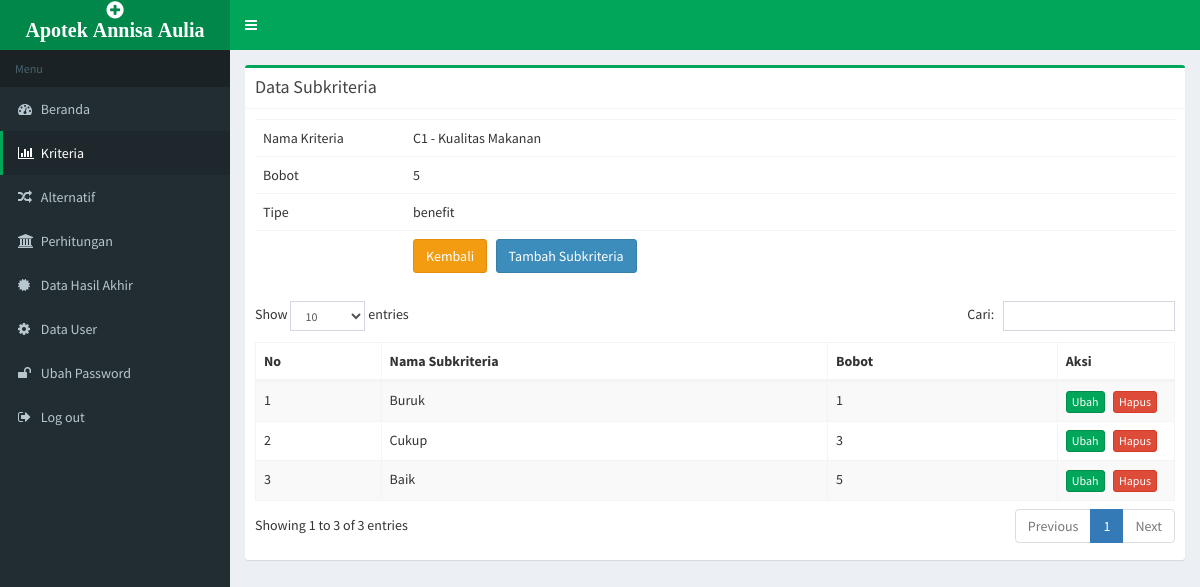
Screenshot of /index.php?page=subkriteria&idk=1 (signed in) with the database file from the repository.
### tables this page shows
CREATE TABLE `kriteria` (
  `id_kriteria` int(5) NOT NULL,
  `kode_kriteria` varchar(5) NOT NULL,
  `nama_kriteria` varchar(50) NOT NULL,
  `bobot` int(5) NOT NULL,
  `tipe` enum('cost','benefit') NOT NULL
);

CREATE TABLE `subkriteria` (
  `id_subkriteria` int(5) NOT NULL,
  `id_kriteria` int(5) NOT NULL,
  `nama_subkriteria` varchar(50) NOT NULL,
  `bobot` int(5) NOT NULL
);

### subkriteria.php (the view, shortened to what this page needs)
<?php
$id_kriteria=$_GET['idk'];
$link_kriteria='?page=kriteria';
$link_update='?page=update_subkriteria&idk='.$id_kriteria;
$r_kriteria=mysqli_fetch_array(mysqli_query($con,"select * from kriteria where id_kriteria='".$id_kriteria."'"));
$kode_kriteria=$r_kriteria['kode_kriteria'];
$nama_kriteria=$r_kriteria['nama_kriteria'];
$bobot=$r_kriteria['bobot'];
$tipe=$r_kriteria['tipe'];
$list_data='';
$q="select * from subkriteria where id_kriteria=".$id_kriteria." order by id_subkriteria";
$q=mysqli_query($con,$q);
if(mysqli_num_rows($q) > 0){
	while($r=mysqli_fetch_array($q)){
		$id=$r['id_subkriteria'];
		$list_data.='
		<tr>
		<td></td>
		<td>'.$r['nama_subkriteria'].'</td>
		<td>'.$r['bobot'].'</td>
		<td>
		<a href="'.$link_update.'&amp;id='.$id.'&amp;action=edit" class="btn btn-success btn-xs" title="Ubah">Ubah</a> &nbsp;
		<a href="#" data-href="'.$link_update.'&amp;id='.$id.'&amp;action=delete" data-toggle="modal" data-target="#confirm-delete" class="btn btn-danger btn-xs" title="Hapus">Hapus</a></td>
		</tr>';
	}
}
?>
<div class="box box-success">
	<div class="box-header with-border">
		<h3 class="box-title">Data Subkriteria</h3>
	</div>
	<div class="box-body">
		<div class="table-responsive">
			<table class="table" >
				<tr>
					<td width="150">Nama Kriteria</td>
					<td><?php echo $kode_kriteria." - ".$nama_kriteria;?></td>
				</tr>
				<tr>
					<td width="150">Bobot </td>
					<td><?php echo $bobot;?></td>
				</tr>
				<tr>
					<td width="150">Tipe </td>
					<td><?php echo $tipe;?></td>
				</tr>
				<tr>
					<td></td>
					<td>
						<a href="<?php echo $link_kriteria;?>" class="btn btn-warning">Kembali</a> &nbsp;
						<a href="<?php echo $link_update;?>" class="btn btn-primary">Tambah Subkriteria</a>
					</td>
				</tr>
			</table>
		</div>
		<div class="table-responsive">
			<table class="table table-striped table-bordered" id="dataTables1">
				<thead>
					<tr>
						<th>No</th>
						<th>Nama Subkriteria</th>
						<th>Bobot</th>
						<th width="80">Aksi</th>
					</tr>
				</thead>
				<tbody>
					<?php echo $list_data;?>
				</tbody>
			</table>
		</div>
	</div>
</div>

### assets/css/custom.css (style rules this page uses)
.dataTable > thead > tr > th[class*="sort"]:after { content: "" !important; }
.dataTable > thead > tr > th[class*="sort"]:before { content: "" !important; }

### rows the page displays
kriteria: kode_kriteria "C1", nama_kriteria "Kualitas Makanan", bobot "5", tipe "benefit"
subkriteria: nama_subkriteria "Buruk", bobot "1"
subkriteria: nama_subkriteria "Cukup", bobot "3"
subkriteria: nama_subkriteria "Baik", bobot "5"
